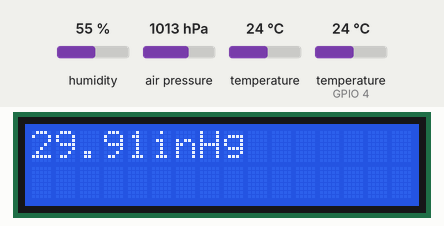
Simulated run of this program. Board: Raspberry Pi (BCM pin numbers). Shown: 16×2 character LCD. Inputs (shaded band) come from the test bench; at power-on: temperature 24 °C, humidity 55 %, air pressure 1013 hPa, temperature (sensor on GPIO 4) 24 °C.

Above: at 5.7 s.
At 12.0 s:
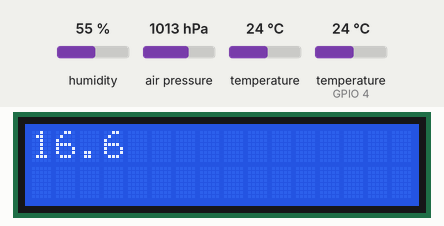
12.1 s: temperature (sensor 0) set to 12 °C
At 16.4 s:
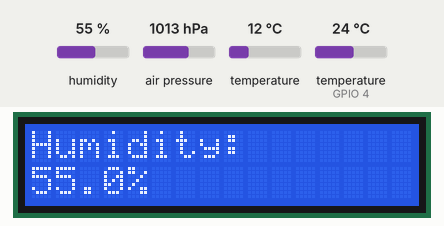
At 21.5 s:
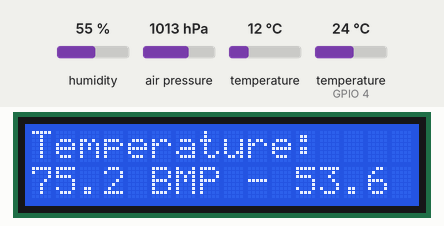
Timing chart, 0 to 23.0 s (numbered marks = the images above; inputs shaded):
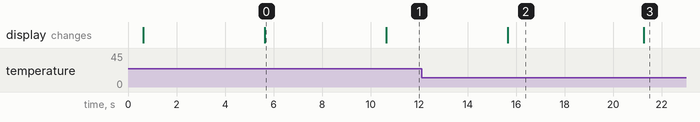

The program:

weather.py
```python
#import libraries
from Adafruit_BMP085 import BMP085
import RPi.GPIO as GPIO
import time
import sys
# DHT sensor
import Adafruit_DHT

# LCD
import Adafruit_CharLCD as LCD

# Define sensor
sensor = Adafruit_DHT.DHT22
pin = 4

# Initialize BMP180 and use STANDARD mode (default value)
bmp = BMP085(0x77)

# Raspberry PI connections
#lcd_rs		= 26	# Older versions if not working change to 21
#lcd_en		= 19
#lcd_d4		= 13
#lcd_d5		= 6
#lcd_d6		= 5
#lcd_d7		= 11
#lcd_backlight	= 4

# Define some device constants
lcd_columns	= 16
lcd_rows	= 2

# Initialize the LCD
lcd = LCD.Adafruit_CharLCD()

while True:
	try:
		# Get values
                btemp1 = bmp.readTemperature()
                btemp = (btemp1 * 1.8) + 32
                balt = bmp.readAltitude(101500)
                bpress1 = bmp.readPressure()
                bpress = (bpress1 * .02952998751) / 100

		humidity, temperature1 = Adafruit_DHT.read_retry(sensor,pin)
                temperature = (temperature1 * 1.8) + 32
		temp = "{:0.1f}".format(temperature)
		hum = "{:0.1f}%".format(humidity)
                bt = "{:0.1f}".format(btemp)
                ba = "{:0.1f}".format(balt)
                bp = "{:0.2f}inHg".format(bpress)
		# clear lcd
		lcd.clear()

		# display temperature
		lcd.message ("Temperature:\n")

		# Mostrar a temperatura quase no final
		toMove = lcd_columns - len(temp)
		#lcd.set_cursor(toMove,1)
		lcd.message(temp + ' BMP - ')
                lcd.message(bt)
		time.sleep(5) # 5 second delay
		lcd.clear()

                # display pressure
                toMove = lcd_columns - len(temp)
                lcd.message(bp)
                time.sleep(5)
                lcd.clear()

                # display altitude
                toMove = lcd_columns - len(temp)
                lcd.message(ba)
                time.sleep(5)
                lcd.clear()

		# display humidity
		lcd.message ("Humidity:\n")
		toMove = lcd_columns - len(hum)
		#lcd.set_cursor(toMove,1)
		lcd.message (hum)
		time.sleep(5)

	except KeyboardInterrupt:
		lcd.clear()
		lcd.message("Adeus!")
		time.sleep(3)
		sys.exit()
```

Measured:
- what the display in image 0 shows lasts 5.0 s, from 5.6 s to 10.6 s
- what the display in image 2 shows lasts 5.6 s, from 15.7 s to 21.3 s
